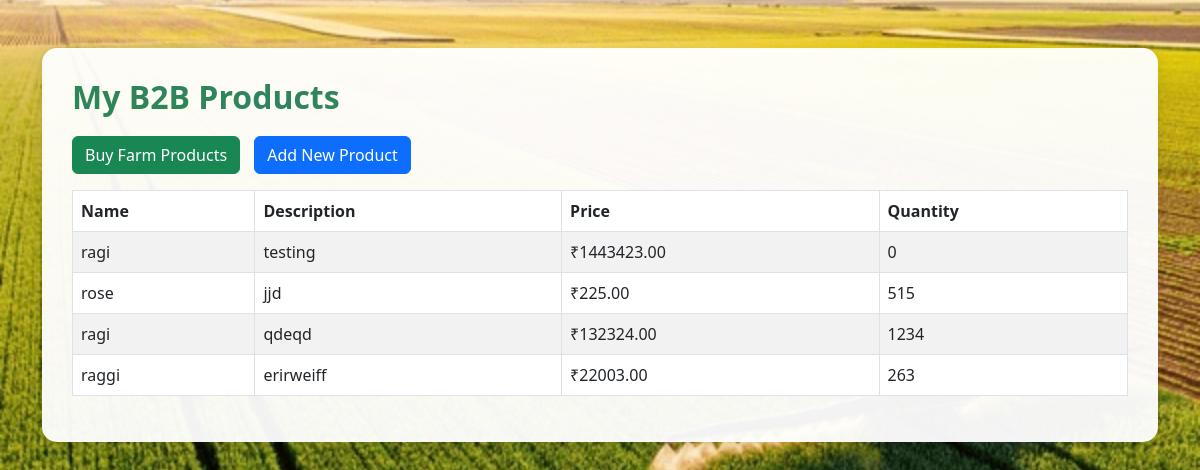
Screenshot of /b2b/products with the database file from the repository.
### models.py (models this page shows)
class B2BProduct(db.Model):
    __tablename__ = 'b2b_product'
    id = db.Column(db.Integer, primary_key=True)
    seller_id = db.Column(db.Integer, db.ForeignKey('user.id'), nullable=False)
    title = db.Column(db.String(150), nullable=False)
    description = db.Column(db.Text, nullable=False)
    price = db.Column(db.Float, nullable=False)
    quantity = db.Column(db.Integer, nullable=False, default=1)  # ✅ Add this line
    is_farm_product = db.Column(db.Boolean, default=False)
    created_at = db.Column(db.DateTime, default=datetime.utcnow)
    orders = db.relationship('B2BOrder', backref='product', lazy=True)

### app.py (the view)
@app.route("/b2b/products")
def b2b_products():
    return render_template("b2b_products.html", products=B2BProduct.query.all())

### templates/b2b_products.html (shortened to what this page needs)
{% extends "base.html" %}
{% block content %}
<div class="container my-5">
  <div class="b2b-container">
    <h2>My B2B Products</h2>
    <div class="mb-3">
      <a href="{{ url_for('buyers_page') }}" class="btn btn-success">Buy Farm Products</a>
      <a href="{{ url_for('add_b2b_product') }}" class="btn btn-primary">Add New Product</a>
    </div>
    <table class="table table-striped table-bordered">
      <thead>
        <tr>
          <th>Name</th>
          <th>Description</th>
          <th>Price</th>
          <th>Quantity</th>
        </tr>
      </thead>
      <tbody>
        {% for product in products %}
        <tr>
          <td>{{ product.title }}</td>
          <td>{{ product.description }}</td>
          <td>₹{{ '%.2f'|format(product.price) }}</td>
          <td>{{ product.quantity }}</td>
        </tr>
        {% else %}
        <tr>
          <td colspan="4">You haven't added any products yet.</td>
        </tr>
        {% endfor %}
      </tbody>
    </table>
  </div>
</div>
{% endblock %}

### rows the page displays
B2BProduct: title "ragi", description "testing", price "1443423.00", quantity "0"
B2BProduct: title "rose", description "jjd", price "225.00", quantity "515"
B2BProduct: title "ragi", description "qdeqd", price "132324.00", quantity "1234"
B2BProduct: title "raggi", description "erirweiff", price "22003.00", quantity "263"
